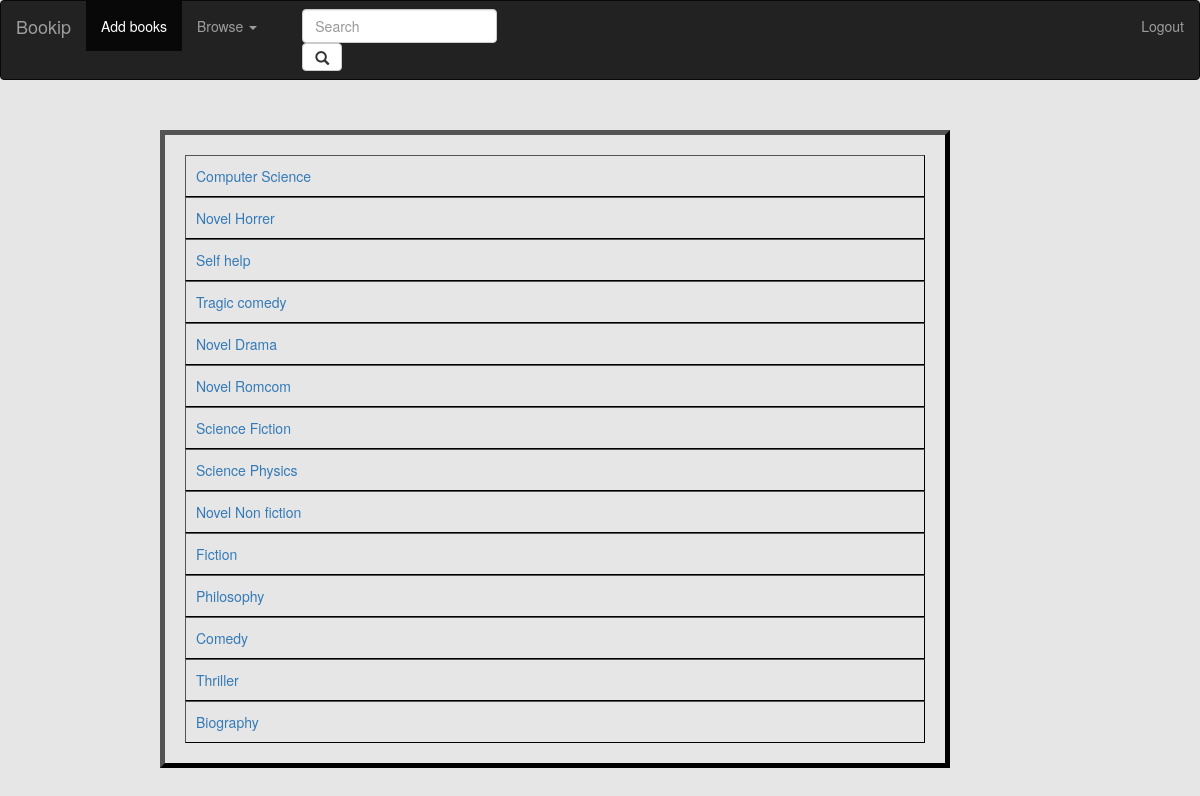
The app's page /genre (signed in) with its own data.
### booklist/models.py (models this page shows, shortened)
class books(models.Model):
    name=models.CharField(max_length=100)
    author=models.CharField(max_length=50)
    genre=models.CharField(max_length=20)
    rating=fields.IntegerRangeField(min_value=1, max_value=5)
    stock=fields.IntegerRangeField(min_value=1, max_value=10000)
    book_cover=models.CharField(max_length=1000,default='cover_not_available.jpg')
    date = models.DateTimeField(auto_now_add=True)

### booklist/views.py (the view)
# urls.py: url(r'^genre$',views.list_genre,name='genre' ),
def list_genre(request):
	context={}
	if request.user.is_authenticated:
		_genre=list(set(books.objects.values_list('genre',flat=True)))
		context['filter']=_genre
		return render(request,'booklist/genre_template.html',context)
	else:
		return redirect('home:login_user')

### booklist/templates/booklist/genre_template.html (shortened to what this page needs)
{% extends "booklist/nav_bar.html" %}
{%load static%}
{%block list%}
<link rel="stylesheet" type="text/css" href="{% static "/booklist/css_files/index.css" %}"/>
<div id="list-view">
	<ul>
		<div class="listitem">
	 {% for items in filter %}
		<a href='{{items}}'><li>{{items}}</li></a>
	{% endfor %}
	</ul>
</div>
{%endblock%}

### booklist/static/booklist/css_files/index.css (style rules this page uses)
body { background-color: #e6e6e6; }
#list-view { margin: 50px }
#list-view .listitem li { padding: 10px; overflow: auto; list-style-type: none; }
.listitem { border: 5px outset #000000; padding: 20px; margin-left:70px; margin-right:200px; }
.listitem li { border: 1px outset #000000; }

### records on screen
books: genre "Computer Science"
books: genre "Novel Horrer"
books: genre "Tragic comedy"
books: genre "Novel Drama"
books: genre "Novel Romcom"
books: genre "Science Fiction"
books: genre "Science Physics"
books: genre "Novel Non fiction"
books: genre "Fiction"
books: genre "Comedy"
books: genre "Biography"

### other values on screen
{{ items }} "Self help" "Philosophy" "Thriller"
